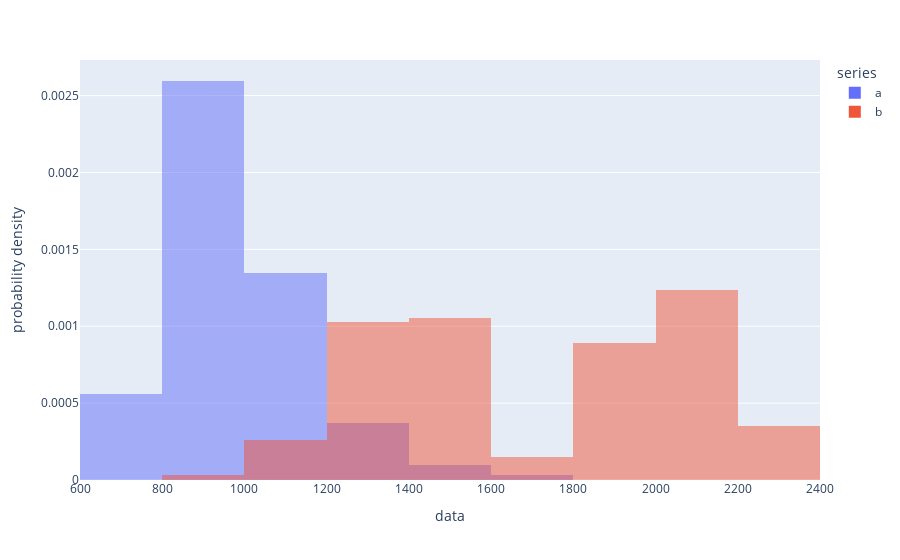

This figure's notebook cell:
### Code cell
x0 = X1
# Add 1 to shift the mean of the Gaussian distribution
x1 = X2

df =pd.DataFrame(dict(
    series=np.concatenate((["a"]*len(x0), ["b"]*len(x1))), 
    data  =np.concatenate((x0,x1))
))

px.histogram(df, x="data", color="series", barmode="overlay", nbins=10, histnorm='probability density')
# px.histogram(df, x="data", color="series", barmode="overlay")

### Figure 1 — Plotly figure (JSON) as saved in the notebook; plotly's stock layout.template omitted (floating-point values rounded to 4 significant figures; data arrays with more than 128 entries replaced by an {"elided": "..."} marker saying what was removed)
{"data": [{"alignmentgroup": "True", "bingroup": "x", "histnorm": "probability density", "hovertemplate": "series=a<br>data=%{x}<br>probability density=%{y}<extra></extra>", "legendgroup": "a", "marker": {"color": "#636efa", "opacity": 0.5, "pattern": {"shape": ""}}, "name": "a", "nbinsx": 10, "offsetgroup": "a", "orientation": "v", "showlegend": true, "type": "histogram", "x": {"elided": "2316 float values"}, "xaxis": "x", "yaxis": "y"}, {"alignmentgroup": "True", "bingroup": "x", "histnorm": "probability density", "hovertemplate": "series=b<br>data=%{x}<br>probability density=%{y}<extra></extra>", "legendgroup": "b", "marker": {"color": "#EF553B", "opacity": 0.5, "pattern": {"shape": ""}}, "name": "b", "nbinsx": 10, "offsetgroup": "b", "orientation": "v", "showlegend": true, "type": "histogram", "x": {"elided": "579 float values"}, "xaxis": "x", "yaxis": "y"}], "layout": {"barmode": "overlay", "legend": {"title": {"text": "series"}, "tracegroupgap": 0}, "margin": {"t": 60}, "xaxis": {"anchor": "y", "domain": [0, 1], "title": {"text": "data"}}, "yaxis": {"anchor": "x", "domain": [0, 1], "title": {"text": "probability density"}}}}
